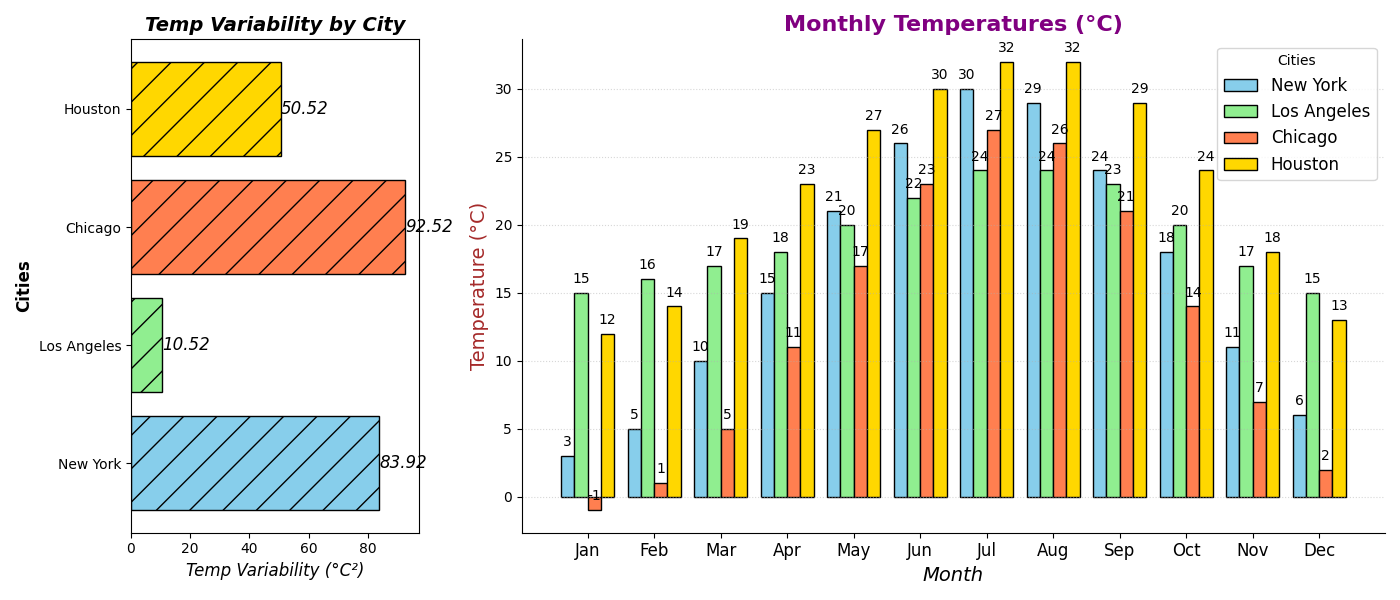

Write the Python code that produced this figure.
import matplotlib.pyplot as plt
import numpy as np

months = np.array(['Jan', 'Feb', 'Mar', 'Apr', 'May', 'Jun', 
                   'Jul', 'Aug', 'Sep', 'Oct', 'Nov', 'Dec'])
cities = ['New York', 'Los Angeles', 'Chicago', 'Houston']

temp_data = np.array([
    [3, 5, 10, 15, 21, 26, 30, 29, 24, 18, 11, 6],
    [15, 16, 17, 18, 20, 22, 24, 24, 23, 20, 17, 15],
    [-1, 1, 5, 11, 17, 23, 27, 26, 21, 14, 7, 2],
    [12, 14, 19, 23, 27, 30, 32, 32, 29, 24, 18, 13]
])

fig, (ax2, ax1) = plt.subplots(nrows=1, ncols=2, figsize=(14, 6), gridspec_kw={'width_ratios': [1, 3]})

bar_width = 0.2
x_positions = np.arange(len(months))

colors = ['skyblue', 'lightgreen', 'coral', 'gold']

variances = np.var(temp_data, axis=1)
ax2.barh(cities, variances, color=colors, edgecolor='black', hatch='/')
ax2.set_title('Temp Variability by City', fontsize=14, fontweight='bold', style='italic')
ax2.set_xlabel('Temp Variability (°C²)', fontsize=12, style='italic')
ax2.set_ylabel('Cities', fontsize=12, fontweight='bold')

for i in range(len(cities)):
    ax2.text(variances[i] + 0.1, i, f'{variances[i]:.2f}', va='center', fontsize=12, style='italic')

for i, city in enumerate(cities):
    ax1.bar(x_positions + i * bar_width, temp_data[i], width=bar_width, label=city, color=colors[i], edgecolor='black', capstyle='round')

ax1.set_title('Monthly Temperatures (°C)', fontsize=16, fontweight='bold', color='purple')
ax1.set_xlabel('Month', fontsize=14, fontstyle='italic')
ax1.set_ylabel('Temperature (°C)', fontsize=14, color='brown')
ax1.set_xticks(x_positions + bar_width * 1.5)
ax1.set_xticklabels(months, fontsize=12)

for i in range(len(months)):
    for j in range(len(cities)):
        ax1.text(i + j * bar_width, temp_data[j][i] + 0.5, str(temp_data[j][i]), ha='center', va='bottom', fontsize=10)

ax1.legend(title='Cities', fontsize=12)
ax1.grid(True, linestyle=':', alpha=0.5, axis='y')
ax1.spines['top'].set_visible(False)
ax1.spines['right'].set_visible(False)

plt.tight_layout()
plt.show()
